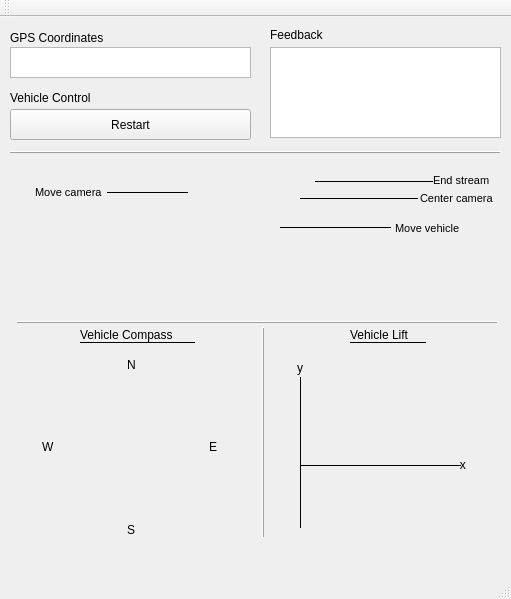
<?xml version="1.0" encoding="UTF-8"?>
<ui version="4.0">
 <class>MainWindow</class>
 <widget class="QMainWindow" name="MainWindow">
  <property name="geometry">
   <rect>
    <x>0</x>
    <y>0</y>
    <width>511</width>
    <height>599</height>
   </rect>
  </property>
  <property name="windowTitle">
   <string>E4E Wolf Tracker</string>
  </property>
  <widget class="QWidget" name="centralWidget">
   <widget class="QLabel" name="label">
    <property name="geometry">
     <rect>
      <x>10</x>
      <y>0</y>
      <width>121</width>
      <height>41</height>
     </rect>
    </property>
    <property name="text">
     <string>GPS Coordinates</string>
    </property>
   </widget>
   <widget class="QLabel" name="label_2">
    <property name="geometry">
     <rect>
      <x>10</x>
      <y>65</y>
      <width>191</width>
      <height>31</height>
     </rect>
    </property>
    <property name="text">
     <string>Vehicle Control</string>
    </property>
   </widget>
   <widget class="QPushButton" name="pushButton">
    <property name="geometry">
     <rect>
      <x>10</x>
      <y>92</y>
      <width>241</width>
      <height>31</height>
     </rect>
    </property>
    <property name="text">
     <string>Restart</string>
    </property>
   </widget>
   <widget class="QTextBrowser" name="textBrowser">
    <property name="geometry">
     <rect>
      <x>270</x>
      <y>30</y>
      <width>231</width>
      <height>91</height>
     </rect>
    </property>
    <property name="font">
     <font>
      <pointsize>9</pointsize>
     </font>
    </property>
   </widget>
   <widget class="QLabel" name="label_3">
    <property name="geometry">
     <rect>
      <x>270</x>
      <y>10</y>
      <width>121</width>
      <height>16</height>
     </rect>
    </property>
    <property name="text">
     <string>Feedback</string>
    </property>
   </widget>
   <widget class="Line" name="line">
    <property name="geometry">
     <rect>
      <x>10</x>
      <y>125</y>
      <width>491</width>
      <height>20</height>
     </rect>
    </property>
    <property name="frameShadow">
     <enum>QFrame::Raised</enum>
    </property>
    <property name="orientation">
     <enum>Qt::Horizontal</enum>
    </property>
   </widget>
   <widget class="Line" name="line_2">
    <property name="geometry">
     <rect>
      <x>290</x>
      <y>360</y>
      <width>20</width>
      <height>151</height>
     </rect>
    </property>
    <property name="font">
     <font>
      <kerning>false</kerning>
     </font>
    </property>
    <property name="frameShadow">
     <enum>QFrame::Plain</enum>
    </property>
    <property name="orientation">
     <enum>Qt::Vertical</enum>
    </property>
   </widget>
   <widget class="Line" name="line_3">
    <property name="geometry">
     <rect>
      <x>300</x>
      <y>440</y>
      <width>161</width>
      <height>16</height>
     </rect>
    </property>
    <property name="frameShadow">
     <enum>QFrame::Plain</enum>
    </property>
    <property name="orientation">
     <enum>Qt::Horizontal</enum>
    </property>
   </widget>
   <widget class="QLabel" name="label_4">
    <property name="geometry">
     <rect>
      <x>297</x>
      <y>340</y>
      <width>16</width>
      <height>21</height>
     </rect>
    </property>
    <property name="text">
     <string>y</string>
    </property>
   </widget>
   <widget class="QLabel" name="label_5">
    <property name="geometry">
     <rect>
      <x>450</x>
      <y>440</y>
      <width>57</width>
      <height>15</height>
     </rect>
    </property>
    <property name="text">
     <string>   x</string>
    </property>
   </widget>
   <widget class="Line" name="line_4">
    <property name="geometry">
     <rect>
      <x>17</x>
      <y>295</y>
      <width>481</width>
      <height>20</height>
     </rect>
    </property>
    <property name="frameShadow">
     <enum>QFrame::Raised</enum>
    </property>
    <property name="orientation">
     <enum>Qt::Horizontal</enum>
    </property>
   </widget>
   <widget class="QLabel" name="label_6">
    <property name="geometry">
     <rect>
      <x>127</x>
      <y>340</y>
      <width>57</width>
      <height>15</height>
     </rect>
    </property>
    <property name="text">
     <string>N</string>
    </property>
   </widget>
   <widget class="QLabel" name="label_7">
    <property name="geometry">
     <rect>
      <x>127</x>
      <y>505</y>
      <width>16</width>
      <height>16</height>
     </rect>
    </property>
    <property name="text">
     <string>S</string>
    </property>
   </widget>
   <widget class="QLabel" name="label_8">
    <property name="geometry">
     <rect>
      <x>209</x>
      <y>422</y>
      <width>57</width>
      <height>15</height>
     </rect>
    </property>
    <property name="text">
     <string>E</string>
    </property>
   </widget>
   <widget class="QLabel" name="label_9">
    <property name="geometry">
     <rect>
      <x>42</x>
      <y>422</y>
      <width>57</width>
      <height>15</height>
     </rect>
    </property>
    <property name="text">
     <string>W</string>
    </property>
   </widget>
   <widget class="QLabel" name="label_pic">
    <property name="geometry">
     <rect>
      <x>140</x>
      <y>145</y>
      <width>241</width>
      <height>161</height>
     </rect>
    </property>
    <property name="text">
     <string/>
    </property>
   </widget>
   <widget class="Line" name="line_5">
    <property name="geometry">
     <rect>
      <x>107</x>
      <y>165</y>
      <width>81</width>
      <height>20</height>
     </rect>
    </property>
    <property name="frameShadow">
     <enum>QFrame::Plain</enum>
    </property>
    <property name="orientation">
     <enum>Qt::Horizontal</enum>
    </property>
   </widget>
   <widget class="Line" name="line_6">
    <property name="geometry">
     <rect>
      <x>280</x>
      <y>200</y>
      <width>111</width>
      <height>20</height>
     </rect>
    </property>
    <property name="frameShadow">
     <enum>QFrame::Plain</enum>
    </property>
    <property name="orientation">
     <enum>Qt::Horizontal</enum>
    </property>
   </widget>
   <widget class="QLabel" name="label_10">
    <property name="geometry">
     <rect>
      <x>35</x>
      <y>167</y>
      <width>81</width>
      <height>16</height>
     </rect>
    </property>
    <property name="font">
     <font>
      <pointsize>8</pointsize>
     </font>
    </property>
    <property name="text">
     <string>Move camera</string>
    </property>
   </widget>
   <widget class="QLabel" name="label_11">
    <property name="geometry">
     <rect>
      <x>395</x>
      <y>203</y>
      <width>81</width>
      <height>16</height>
     </rect>
    </property>
    <property name="font">
     <font>
      <pointsize>8</pointsize>
     </font>
    </property>
    <property name="text">
     <string>Move vehicle</string>
    </property>
   </widget>
   <widget class="Line" name="line_7">
    <property name="geometry">
     <rect>
      <x>300</x>
      <y>180</y>
      <width>118</width>
      <height>3</height>
     </rect>
    </property>
    <property name="frameShadow">
     <enum>QFrame::Plain</enum>
    </property>
    <property name="orientation">
     <enum>Qt::Horizontal</enum>
    </property>
   </widget>
   <widget class="Line" name="line_8">
    <property name="geometry">
     <rect>
      <x>315</x>
      <y>163</y>
      <width>118</width>
      <height>3</height>
     </rect>
    </property>
    <property name="frameShadow">
     <enum>QFrame::Plain</enum>
    </property>
    <property name="orientation">
     <enum>Qt::Horizontal</enum>
    </property>
   </widget>
   <widget class="QLabel" name="label_12">
    <property name="geometry">
     <rect>
      <x>433</x>
      <y>155</y>
      <width>71</width>
      <height>16</height>
     </rect>
    </property>
    <property name="font">
     <font>
      <pointsize>8</pointsize>
     </font>
    </property>
    <property name="text">
     <string>End stream</string>
    </property>
   </widget>
   <widget class="QLabel" name="label_13">
    <property name="geometry">
     <rect>
      <x>420</x>
      <y>173</y>
      <width>81</width>
      <height>16</height>
     </rect>
    </property>
    <property name="font">
     <font>
      <pointsize>8</pointsize>
     </font>
    </property>
    <property name="text">
     <string>Center camera</string>
    </property>
   </widget>
   <widget class="Line" name="line_9">
    <property name="geometry">
     <rect>
      <x>255</x>
      <y>310</y>
      <width>16</width>
      <height>211</height>
     </rect>
    </property>
    <property name="frameShadow">
     <enum>QFrame::Raised</enum>
    </property>
    <property name="orientation">
     <enum>Qt::Vertical</enum>
    </property>
   </widget>
   <widget class="QLabel" name="label_14">
    <property name="geometry">
     <rect>
      <x>80</x>
      <y>310</y>
      <width>141</width>
      <height>16</height>
     </rect>
    </property>
    <property name="text">
     <string>Vehicle Compass</string>
    </property>
   </widget>
   <widget class="QLabel" name="label_15">
    <property name="geometry">
     <rect>
      <x>350</x>
      <y>310</y>
      <width>91</width>
      <height>16</height>
     </rect>
    </property>
    <property name="text">
     <string>Vehicle Lift</string>
    </property>
   </widget>
   <widget class="Line" name="line_10">
    <property name="geometry">
     <rect>
      <x>80</x>
      <y>317</y>
      <width>115</width>
      <height>16</height>
     </rect>
    </property>
    <property name="frameShadow">
     <enum>QFrame::Plain</enum>
    </property>
    <property name="orientation">
     <enum>Qt::Horizontal</enum>
    </property>
   </widget>
   <widget class="Line" name="line_11">
    <property name="geometry">
     <rect>
      <x>350</x>
      <y>315</y>
      <width>76</width>
      <height>20</height>
     </rect>
    </property>
    <property name="frameShadow">
     <enum>QFrame::Plain</enum>
    </property>
    <property name="orientation">
     <enum>Qt::Horizontal</enum>
    </property>
   </widget>
   <widget class="QTextBrowser" name="textBrowser_2">
    <property name="geometry">
     <rect>
      <x>10</x>
      <y>30</y>
      <width>241</width>
      <height>31</height>
     </rect>
    </property>
    <property name="font">
     <font>
      <pointsize>13</pointsize>
      <weight>75</weight>
      <italic>true</italic>
      <bold>true</bold>
     </font>
    </property>
   </widget>
  </widget>
  <widget class="QMenuBar" name="menuBar">
   <property name="geometry">
    <rect>
     <x>0</x>
     <y>0</y>
     <width>511</width>
     <height>20</height>
    </rect>
   </property>
  </widget>
  <widget class="QToolBar" name="mainToolBar">
   <attribute name="toolBarArea">
    <enum>TopToolBarArea</enum>
   </attribute>
   <attribute name="toolBarBreak">
    <bool>false</bool>
   </attribute>
  </widget>
  <widget class="QStatusBar" name="statusBar"/>
  <action name="actionManual">
   <property name="text">
    <string>Manual</string>
   </property>
  </action>
 </widget>
 <layoutdefault spacing="6" margin="11"/>
 <resources/>
 <connections/>
</ui>
